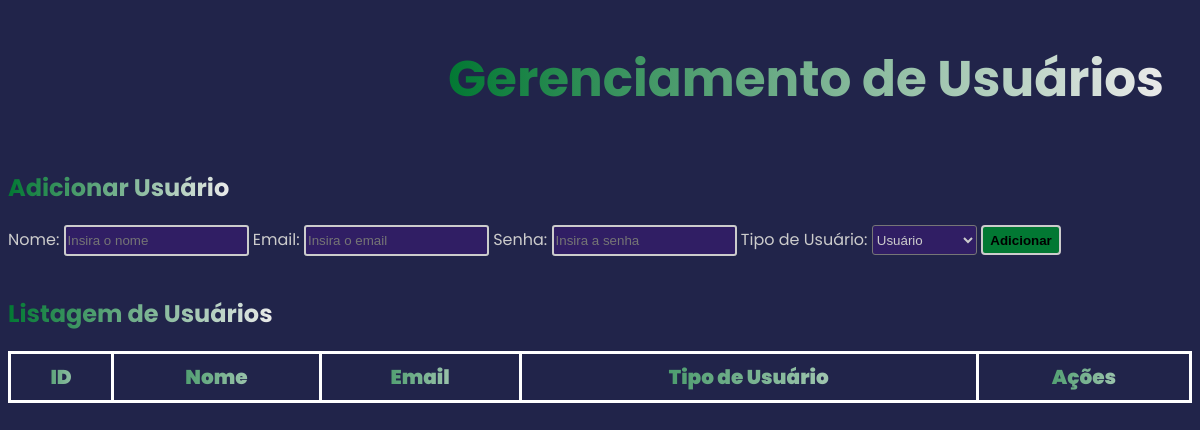
Page /administrador.php on the earlier database version.
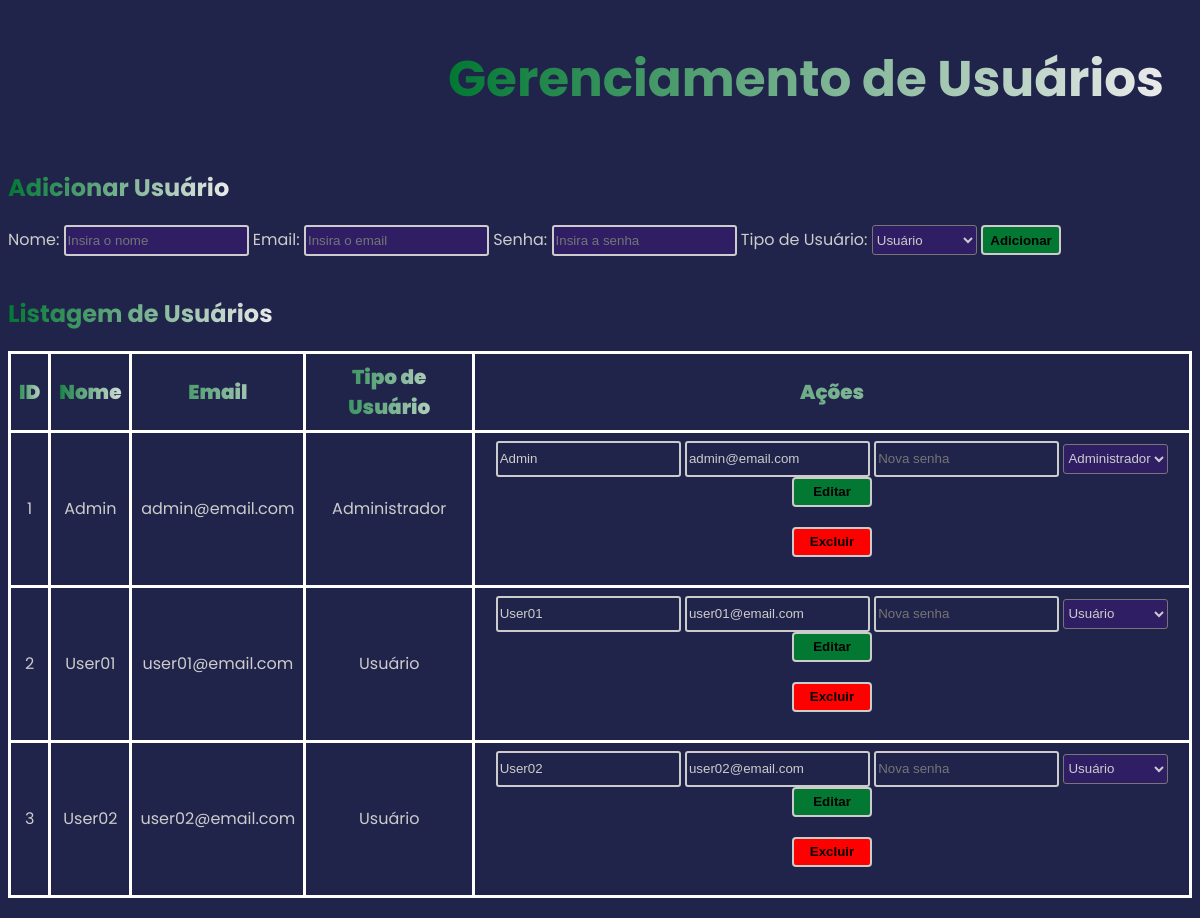
Same page on the later database version.
### tables this page shows
CREATE TABLE `usuarios` (
  `id_usuario` INT NOT NULL AUTO_INCREMENT,
  `email` VARCHAR(200) NOT NULL,
  `senha` VARCHAR(100) NOT NULL,
  `nome` VARCHAR(100) NOT NULL,
  `tipo_usuario` ENUM('Usuário', 'Administrador') NOT NULL,
  PRIMARY KEY (`id_usuario`)
);

### usuarios.php (called while the page is built, shortened)
<?php
require_once 'conexao.php';
function listarUsuarios() {
    global $conexao;
    $query = "SELECT * FROM usuarios";
    $stmt = $conexao->query($query);
    return $stmt->fetchAll(PDO::FETCH_ASSOC);
}
?>

### administrador.php (the view, shortened to what this page needs)
<?php
require_once 'usuarios.php';
$usuarios = listarUsuarios();
?>
<!DOCTYPE html>
<html lang="pt-br">
<head>
    <link rel="stylesheet" href="css/administrador.css">
</head>
<body>
    <h1 class="h1">Gerenciamento de Usuários</h1>
        <br>
    <h2 class="h2">Adicionar Usuário</h2>
    <form method="POST" class="form">
        <label for="nome">Nome:</label>
        <input type="text" id="nome" name="nome" required placeholder="Insira o nome">
        <label for="email">Email:</label>
        <input type="email" id="email" name="email" required placeholder="Insira o email">
        <label for="senha">Senha:</label>
        <input type="password" id="senha" name="senha" required placeholder="Insira a senha">
        <label for="tipo_usuario">Tipo de Usuário:</label>
        <select id="tipo_usuario" name="tipo_usuario" required style="background:#301e64; color:#ccc; height: 30px; border-radius: 3px;">
            <option value="Usuário" style="color:#ccc;">Usuário</option>
        </select>
        <button type="submit" name="adicionar" class="btn">Adicionar</button>
    </form>
    <h2 class="listagem">Listagem de Usuários</h2>
    <table class="container">
        <thead class="box">
            <tr>
                <th>ID</th>
                <th>Nome</th>
                <th>Email</th>
                <th>Tipo de Usuário</th>
                <th>Ações</th>
            </tr>
        </thead>
        <tbody class="registros">
            <?php foreach ($usuarios as $usuario): ?>
                <tr>
                    <td><?php echo $usuario['id_usuario']; ?></td>
                    <td><?php echo $usuario['nome']; ?></td>
                    <td><?php echo $usuario['email']; ?></td>
                    <td><?php echo $usuario['tipo_usuario']; ?></td>
                    <td>
                        <form method="POST" style="display: inline-block;">
                            <input type="text" name="nome" value="<?php echo $usuario['nome']; ?>" required>
                            <input type="email" name="email" value="<?php echo $usuario['email']; ?>" required>
                            <input type="password" name="senha" placeholder="Nova senha">
                            <select name="tipo_usuario" required style="background:#301e64; color:#ccc; height: 30px; border-radius: 3px;">
                                <option value="Usuário"style="color:#ccc;" <?php if ($usuario['tipo_usuario'] == 'Usuário') echo 'selected'; ?>>Usuário</option>
                                <option value="Administrador" style="color:#ccc;" <?php if ($usuario['tipo_usuario'] == 'Administrador') echo 'selected'; ?>>Administrador</option>
                            </select>
                            <button type="submit" name="editar" class="btn">Editar</button>
                        </form>
                        <form method="POST" style="display: inline-block;">
                            <button type="submit" class="btn-excluir">Excluir</button>
                        </form>
                    </td>
                </tr>
            <?php endforeach; ?>
        </tbody>
    </table>
</body>
</html>

### css/administrador.css (style rules this page uses)
* { background: #21244a; }
body { font-family: "Poppins", sans-serif; }
h1 { text-align: center; margin-left: 440px; background: linear-gradient(to left, #eaeaea,#027833); -webkit-background-clip: text; -webkit-text-fill-color: transparent; display: inline-block; font-size: 50px; }
.h2 { background: linear-gradient(to left, #eaeaea,#027833); -webkit-background-clip: text; -webkit-text-fill-color: transparent; display: inline-block; }
.form input { height: 25px; background: #301e64; color: #ccc; border-radius: 3px; border: 2px solid #ccc; }
.form label { color: #ccc; }
.listagem { background: linear-gradient(to left, #eaeaea,#027833); -webkit-background-clip: text; -webkit-text-fill-color: transparent; display: inline-block; }
.container .box tr { text-align: center; }
.container .box tr th { background: linear-gradient(to left, #eaeaea,#027833); -webkit-background-clip: text; -webkit-text-fill-color: transparent; text-align: center; font-weight: 1000; font-size: 20px; }
.registros td { color: #ccc; text-align: center; }
.btn { background:#027833; border-radius: 4px; width: 80px; height: 30px; font-weight: 700; cursor: pointer; border: 2px solid #ccc; }
.btn-excluir { background:#ff0000; border-radius: 4px; width: 80px; height: 30px; font-weight: 700; cursor: pointer; border: 2px solid #ccc; }
.registros form input { color: #ccc; border: 2px solid #ccc; border-radius: 3px; height: 30px; }

### administrador.php (style rules this page uses)
table { width: 100%; border-collapse: collapse; margin-bottom: 20px; }
th, td { border: 3px solid #fff; padding: 8px; text-align: left; }
form { margin-bottom: 20px; }

Differences in the rows shown:
added usuarios: id_usuario "1", nome "Admin", email "admin@email.com", tipo_usuario "Administrador"
added usuarios: id_usuario "2", nome "User01", email "user01@email.com", tipo_usuario "Usuário"
added usuarios: id_usuario "3", nome "User02", email "user02@email.com", tipo_usuario "Usuário"
